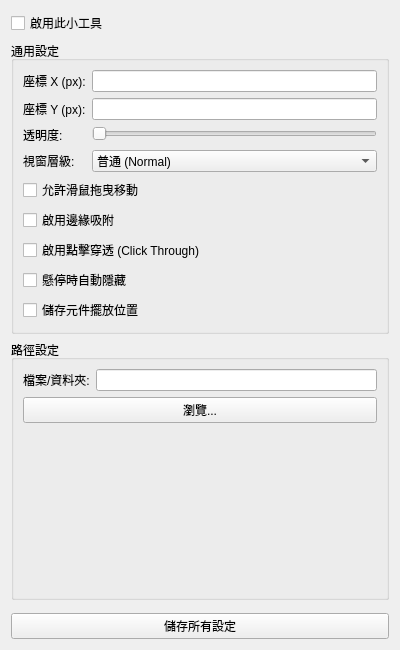
<?xml version="1.0" encoding="UTF-8"?>
<ui version="4.0">
 <class>ToolSettingsForm</class>
 <widget class="QWidget" name="ToolSettingsForm">
  <property name="geometry">
   <rect>
    <x>0</x>
    <y>0</y>
    <width>400</width>
    <height>650</height>
   </rect>
  </property>
  <property name="windowTitle">
   <string>小工具設定</string>
  </property>
  <layout class="QVBoxLayout" name="verticalLayout">
   <item>
    <widget class="QCheckBox" name="enableTool_checkBox">
     <property name="text">
      <string>啟用此小工具</string>
     </property>
    </widget>
   </item>
   <item>
    <widget class="QGroupBox" name="general_groupBox">
     <property name="title">
      <string>通用設定</string>
     </property>
     <layout class="QFormLayout" name="formLayout">
      <item row="0" column="0">
       <widget class="QLabel" name="label_X"><property name="text"><string>座標 X (px):</string></property></widget>
      </item>
      <item row="0" column="1">
       <widget class="QLineEdit" name="coordX_lineEdit"/>
      </item>
      <item row="1" column="0">
       <widget class="QLabel" name="label_Y"><property name="text"><string>座標 Y (px):</string></property></widget>
      </item>
      <item row="1" column="1">
       <widget class="QLineEdit" name="coordY_lineEdit"/>
      </item>
      <item row="2" column="0">
       <widget class="QLabel" name="label_T"><property name="text"><string>透明度:</string></property></widget>
      </item>
      <item row="2" column="1">
       <widget class="QSlider" name="transparency_slider">
        <property name="maximum"><number>100</number></property>
        <property name="orientation"><enum>Qt::Horizontal</enum></property>
       </widget>
      </item>
      <item row="3" column="0">
       <widget class="QLabel" name="label_pos"><property name="text"><string>視窗層級:</string></property></widget>
      </item>
      <item row="3" column="1">
       <widget class="QComboBox" name="position_comboBox">
        <item><property name="text"><string>普通 (Normal)</string></property></item>
        <item><property name="text"><string>永遠置頂 (Stay on Top)</string></property></item>
        <item><property name="text"><string>置於底部 (On Desktop)</string></property></item>
       </widget>
      </item>
      <item row="4" column="0" colspan="2">
       <widget class="QCheckBox" name="draggable_checkBox">
        <property name="text"><string>允許滑鼠拖曳移動</string></property>
       </widget>
      </item>
      <item row="5" column="0" colspan="2">
       <widget class="QCheckBox" name="snapToEdge_checkBox">
        <property name="text"><string>啟用邊緣吸附</string></property>
       </widget>
      </item>
      <item row="6" column="0" colspan="2">
       <widget class="QCheckBox" name="clickThrough_checkBox">
        <property name="text"><string>啟用點擊穿透 (Click Through)</string></property>
       </widget>
      </item>
      <item row="7" column="0" colspan="2">
       <widget class="QCheckBox" name="hoverHide_checkBox">
        <property name="text"><string>懸停時自動隱藏</string></property>
       </widget>
      </item>
      <item row="8" column="0" colspan="2">
       <widget class="QCheckBox" name="savePosition_checkBox">
        <property name="text"><string>儲存元件擺放位置</string></property>
       </widget>
      </item>
     </layout>
    </widget>
   </item>

   <item>
    <widget class="QGroupBox" name="data_media_group">
     <property name="title"><string>路徑設定</string></property>
     <layout class="QFormLayout" name="formLayout_media">
      <item row="0" column="0"><widget class="QLabel" name="path_label"><property name="text"><string>檔案/資料夾:</string></property></widget></item>
      <item row="0" column="1"><widget class="QLineEdit" name="musicPath_lineEdit"/></item>
      <item row="1" column="0" colspan="2"><widget class="QPushButton" name="browsePath_button"><property name="text"><string>瀏覽...</string></property></widget></item>
     </layout>
    </widget>
   </item>

   <item><spacer name="vSpacer"><property name="orientation"><enum>Qt::Vertical</enum></property></spacer></item>
   <item><widget class="QPushButton" name="saveSettings_button"><property name="text"><string>儲存所有設定</string></property></widget></item>
  </layout>
 </widget>
</ui>
